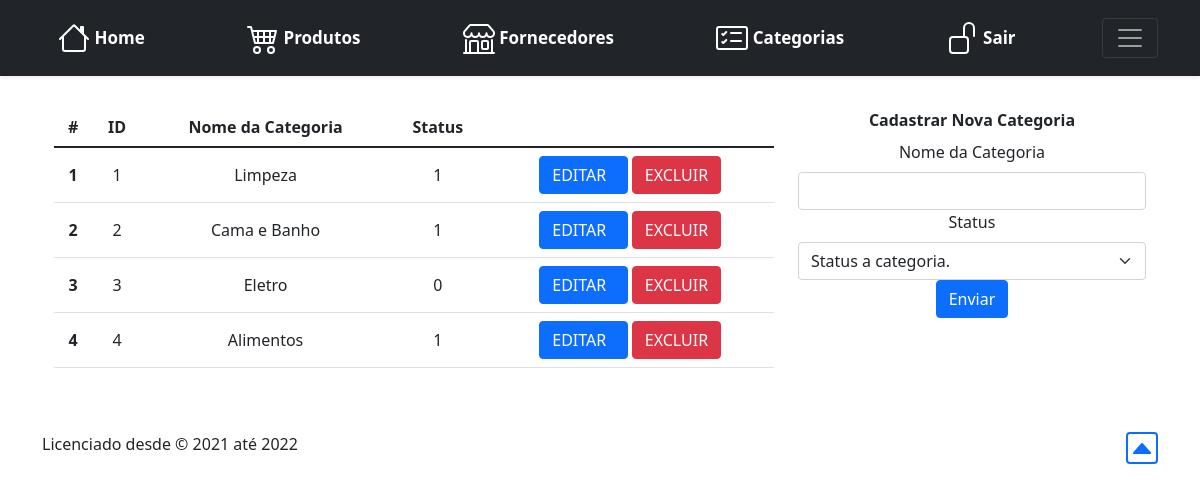
/categorias.php (signed in), run on an earlier commit of the app's database.
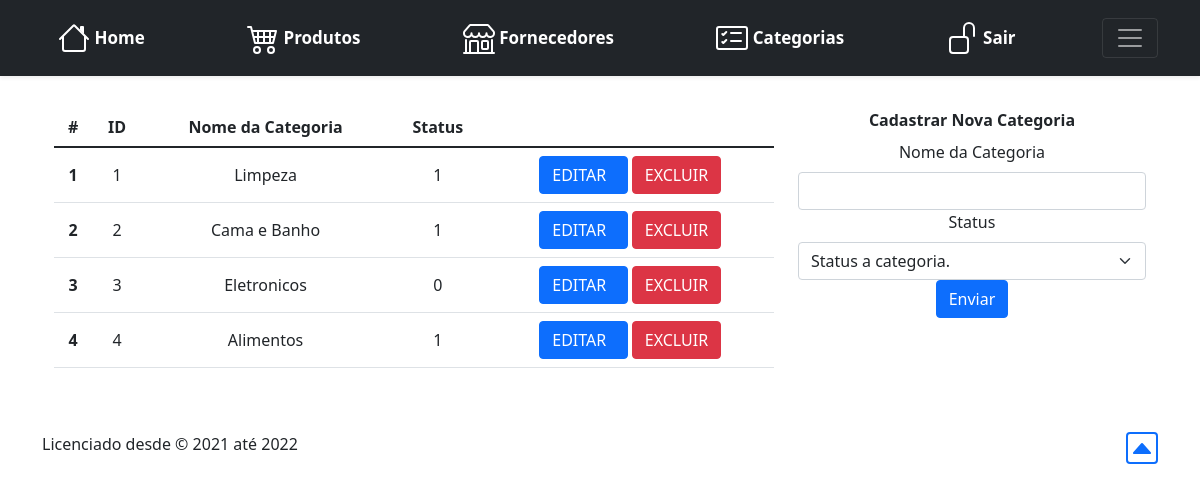
And on a later commit of the database.
### tables this page shows
CREATE TABLE `categorias` (
  `categoriaID` int(11) NOT NULL AUTO_INCREMENT,
  `categoriaNome` varchar(255) NOT NULL,
  `status` int(1) NOT NULL,
  PRIMARY KEY (`categoriaID`),
  UNIQUE KEY `categoriaNome` (`categoriaNome`)
);

### categorias.php (the view, shortened to what this page needs)
<?php
include "assets/src/cfg.php";
$consultaCat = "SELECT * FROM categorias";
$resultListCat = mysqli_query($con,$consultaCat);
?>
<html lang="pt-BR">
  <head>
<link href="assets/dist/css/bootstrap.min.css" rel="stylesheet">
  </head>
  <body>
<?php include "header.php"; ?>
<main>
  <section class="py-5 text-center container">
<div class="container text-center" >
<div class="row">
<div class="col-sm-8">
    <table class="table text-center align-middle">
	  <thead>
		<tr>
		  <th scope="col">#</th>
      <th scope="col">ID</th>
		  <th scope="col">Nome da Categoria</th>
		  <th scope="col">Status</th>
		</tr>
	  </thead>
	  <tbody>
	  <?php	$i = 1; if(mysqli_num_rows($resultListCat)>0){
							foreach ($resultListCat as $rowListCat) {
				?>
		<tr>
		  <th scope="row"><?php echo $i++ ?></th>
      <td><?php echo $rowListCat['categoriaID']; ?></td>
		  <td><?php echo $rowListCat['categoriaNome']; ?></td>
		  <td><?php echo $rowListCat['status']; ?></td>
		  <td>
        <button type="button" class="btn btn-primary" data-bs-toggle="modal" data-bs-target="#myModal-<?php echo $i ?>">
         EDITAR &nbsp;
  </button>
		  <button  class="btn btn-danger" onclick="excluir(<?php echo $rowListCat['categoriaID']; ?>)">EXCLUIR
      </button>
    </td>
		</tr>
		<?php
                 }
				}
                ?>
	  </tbody>
	</table>
</div>
<div class="col-4">
<label class="form-label"><strong>Cadastrar Nova Categoria</strong> </label>
<form method="post" action="<?php echo htmlspecialchars($_SERVER["PHP_SELF"]);?>">
	  <div class="mb-3">
		<label class="form-label">Nome da Categoria</label>
		<input type="text" class="form-control" name="categoriaNome">
		<label class="form-label">Status</label>
		<select class="form-select" aria-label="Default" name="status">
		<option >Status a categoria.</option>
		</select>
	  <button type="submit" class="btn btn-primary">Enviar</button>
</form>
</div>
</div>
</div>
  </section>
</main>
<?php include "footer.php"; ?>
  </body>
</html>

What changed in the data, as far as the page shows it:
changed categorias id 3: categoriaNome "Eletro" → "Eletronicos"
